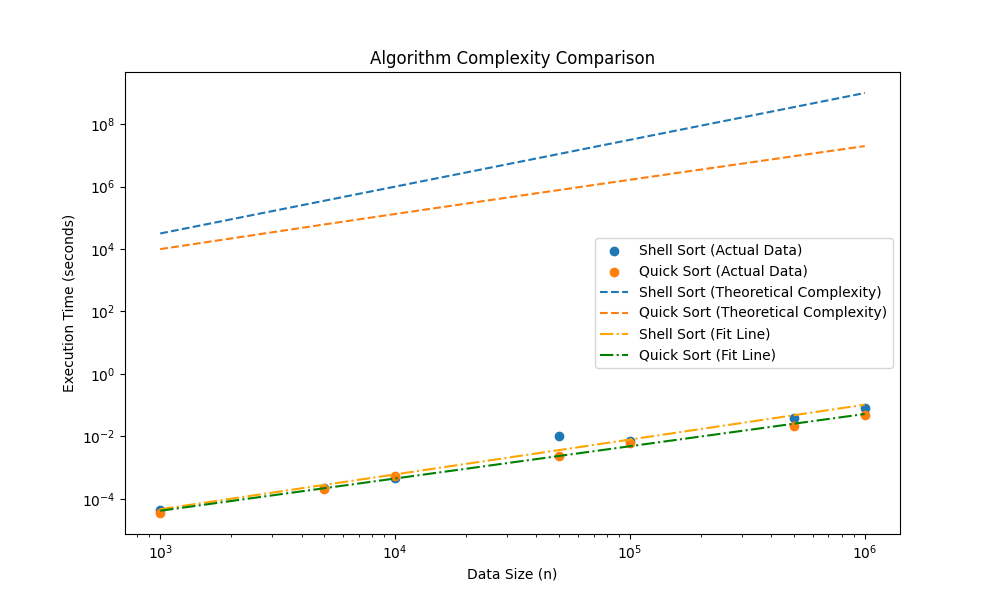

Python code for this plot:
import matplotlib.pyplot as plt
import numpy as np
from scipy.optimize import curve_fit
from scipy.stats import linregress


# シェルソートの理論的な計算量オーダーの関数
def shell_sort_complexity(n, a=1.0, b=(3.0 / 2.0)):
    return a * n**b


# クイックソートの理論的な計算量オーダーの関数
def quick_sort_complexity(n, a=1.0, b=1.0):
    return a * n * np.log2(n) ** b


# データ点
n_values = np.array([1000, 5000, 10000, 50000, 100000, 500000, 1000000])
time_shell = np.array(
    [
        0.000044,
        0.000218,
        0.000469,
        0.010432,
        0.007147,
        0.039094,
        0.083383,
    ]
)

time_quick = np.array(
    [
        0.000035,
        0.000204,
        0.000544,
        0.002412,
        0.006292,
        0.021945,
        0.046625,
    ]
)


# 最小二乗法での近似関数
def fit_function(x, a, b):
    return a * x + b


# シェルソートの最小二乗法による近似
params_shell, _ = curve_fit(fit_function, np.log(n_values), np.log(time_shell))
slope_shell_fit = params_shell[0]

# クイックソートの最小二乗法による近似
params_quick, _ = curve_fit(fit_function, np.log(n_values), np.log(time_quick))
slope_quick_fit = params_quick[0]

# シェルソートとクイックソートの理論的な計算量オーダーを計算
theory_shell = shell_sort_complexity(n_values)
theory_quick = quick_sort_complexity(n_values)

# プロット
plt.figure(figsize=(10, 6))

plt.scatter(n_values, time_shell, label="Shell Sort (Actual Data)", marker="o")
plt.scatter(n_values, time_quick, label="Quick Sort (Actual Data)", marker="o")

plt.plot(
    n_values, theory_shell, label="Shell Sort (Theoretical Complexity)", linestyle="--"
)
plt.plot(
    n_values, theory_quick, label="Quick Sort (Theoretical Complexity)", linestyle="--"
)

# 最小二乗法による近似曲線をプロット
plt.plot(
    n_values,
    np.exp(fit_function(np.log(n_values), *params_shell)),
    label="Shell Sort (Fit Line)",
    linestyle="-.",
    color="orange",
)
plt.plot(
    n_values,
    np.exp(fit_function(np.log(n_values), *params_quick)),
    label="Quick Sort (Fit Line)",
    linestyle="-.",
    color="green",
)

plt.xscale("log")
plt.yscale("log")
plt.xlabel("Data Size (n)")
plt.ylabel("Execution Time (seconds)")
plt.legend()
plt.title("Algorithm Complexity Comparison")

plt.savefig("plot.png")

# 傾きの比較
print(
    "Shell Sort Slope (Theoretical):",
    shell_sort_complexity((n_values[1])) / shell_sort_complexity((n_values[0])),
    "Shell Sort Slope (Execution):",
    time_shell[1] / time_shell[0],
)
print(
    "Shell Sort Slope (Theoretical):",
    shell_sort_complexity((n_values[2])) / shell_sort_complexity((n_values[0])),
    "Shell Sort Slope (Execution):",
    time_shell[2] / time_shell[0],
)
print(
    "Shell Sort Slope (Theoretical):",
    shell_sort_complexity((n_values[3])) / shell_sort_complexity((n_values[0])),
    "Shell Sort Slope (Execution):",
    time_shell[3] / time_shell[0],
)
print(
    "Shell Sort Slope (Theoretical):",
    shell_sort_complexity((n_values[4])) / shell_sort_complexity((n_values[0])),
    "Shell Sort Slope (Execution):",
    time_shell[4] / time_shell[0],
)
print(
    "Shell Sort Slope (Theoretical):",
    shell_sort_complexity((n_values[5])) / shell_sort_complexity((n_values[0])),
    "Shell Sort Slope (Execution):",
    time_shell[5] / time_shell[0],
)
print(
    "Shell Sort Slope (Theoretical):",
    shell_sort_complexity((n_values[6])) / shell_sort_complexity((n_values[0])),
    "Shell Sort Slope (Execution):",
    time_shell[6] / time_shell[0],
)

print("Shell Sort Slope (Fit):", slope_shell_fit)

print(
    "Quick Sort Slope (Theoretical):",
    quick_sort_complexity((n_values[1])) / quick_sort_complexity((n_values[0])),
    "Quick Sort Slope (Execution):",
    time_quick[1] / time_quick[0],
)
print(
    "Quick Sort Slope (Theoretical):",
    quick_sort_complexity((n_values[2])) / quick_sort_complexity((n_values[0])),
    "Quick Sort Slope (Execution):",
    time_quick[2] / time_quick[0],
)
print(
    "Quick Sort Slope (Theoretical):",
    quick_sort_complexity((n_values[3])) / quick_sort_complexity((n_values[0])),
    "Quick Sort Slope (Execution):",
    time_quick[3] / time_quick[0],
)
print(
    "Quick Sort Slope (Theoretical):",
    quick_sort_complexity((n_values[4])) / quick_sort_complexity((n_values[0])),
    "Quick Sort Slope (Execution):",
    time_quick[4] / time_quick[0],
)
print(
    "Quick Sort Slope (Theoretical):",
    quick_sort_complexity((n_values[5])) / quick_sort_complexity((n_values[0])),
    "Quick Sort Slope (Execution):",
    time_quick[5] / time_quick[0],
)
print(
    "Quick Sort Slope (Theoretical):",
    quick_sort_complexity((n_values[6])) / quick_sort_complexity((n_values[0])),
    "Quick Sort Slope (Execution):",
    time_quick[6] / time_quick[0],
)

print("Quick Sort Slope (Fit):", slope_quick_fit)
